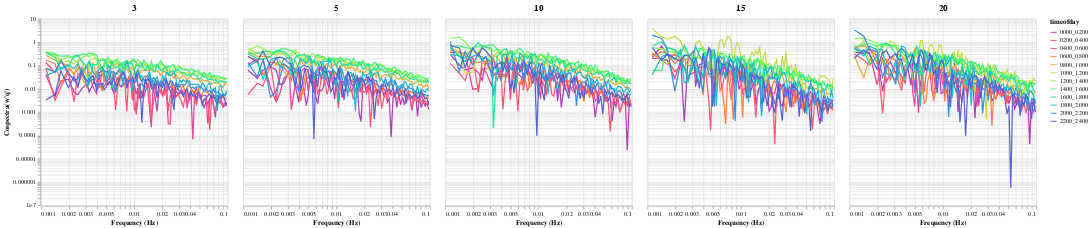

Source (notebook cell):
### Code cell
src = diurnal_df[diurnal_df.height.isin([3,5,10,15,20])].query("tower == 'c'")
src.cospectrum = np.abs(src.cospectrum)
alt.Chart(
    src
).transform_window(
    rolling_avg = 'mean(cospectrum)',
    frame = [-2, 2],
    groupby=['timeofday', 'height']
).mark_line().encode(
    alt.X("frequency:Q").scale(type='log').title("Frequency (Hz)"),
    alt.Y("cospectrum:Q").scale(type='log').title("Cospectra(w'q')"),
    alt.Color("timeofday:O").scale(scheme='rainbow'),
    alt.Facet("height:O").title(None).header(labelFontSize=14, labelFontStyle='bold'),
    tooltip='timeofday'
)

### Figure 1 — Vega-Lite specification as saved in the notebook (floating-point values rounded to 4 significant figures; data arrays with more than 128 entries replaced by an {"elided": "..."} marker saying what was removed)
{"config": {"view": {"continuousWidth": 300, "continuousHeight": 300}}, "data": {"name": "data-27e33b404e1e00a4178d14f7e955fbc0"}, "mark": {"type": "line"}, "encoding": {"color": {"field": "timeofday", "scale": {"scheme": "rainbow"}, "type": "ordinal"}, "facet": {"field": "height", "header": {"labelFontSize": 14, "labelFontStyle": "bold"}, "title": null, "type": "ordinal"}, "tooltip": {"field": "timeofday", "type": "nominal"}, "x": {"field": "frequency", "scale": {"type": "log"}, "title": "Frequency (Hz)", "type": "quantitative"}, "y": {"field": "cospectrum", "scale": {"type": "log"}, "title": "Cospectra(w'q')", "type": "quantitative"}}, "transform": [{"window": [{"op": "mean", "field": "cospectrum", "as": "rolling_avg"}], "frame": [-2, 2], "groupby": ["timeofday", "height"]}], "$schema": "https://vega.github.io/schema/vega-lite/v5.17.0.json", "datasets": {"data-27e33b404e1e00a4178d14f7e955fbc0": {"elided": "4740 records"}}}
